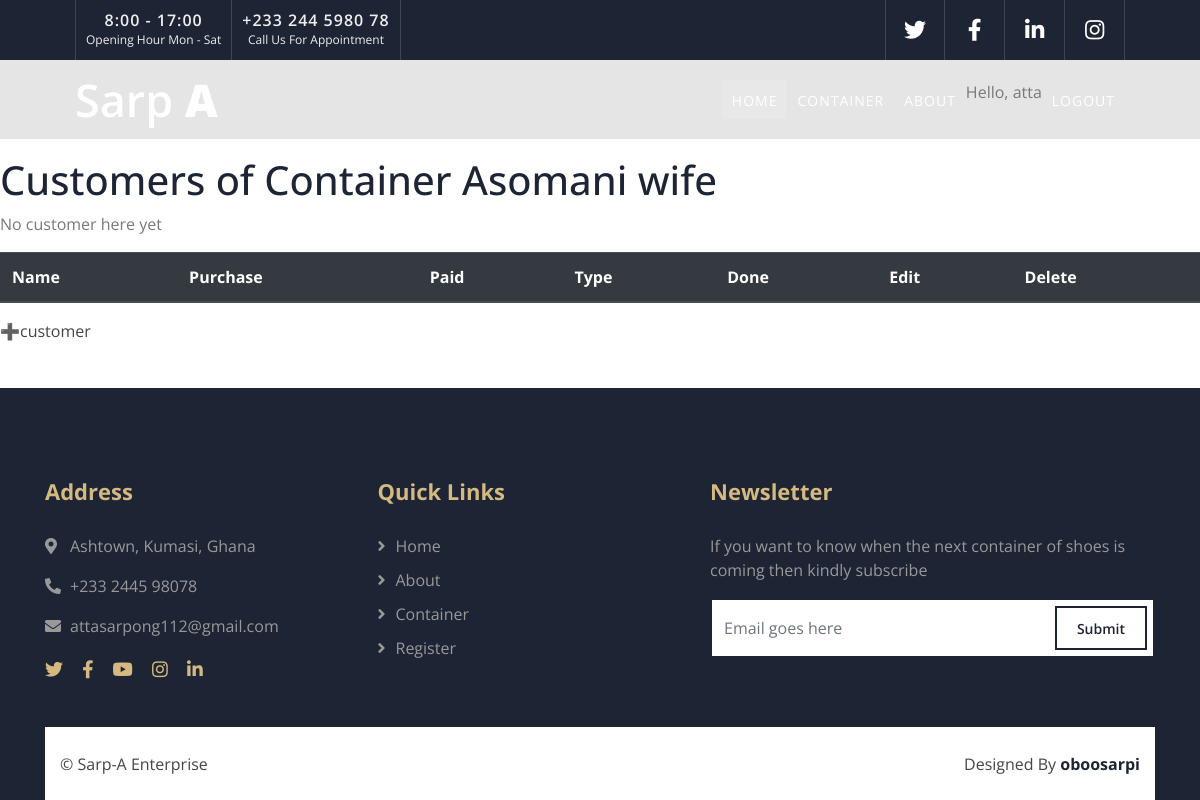
The app's page /container/asomani-wife (signed in), older data.
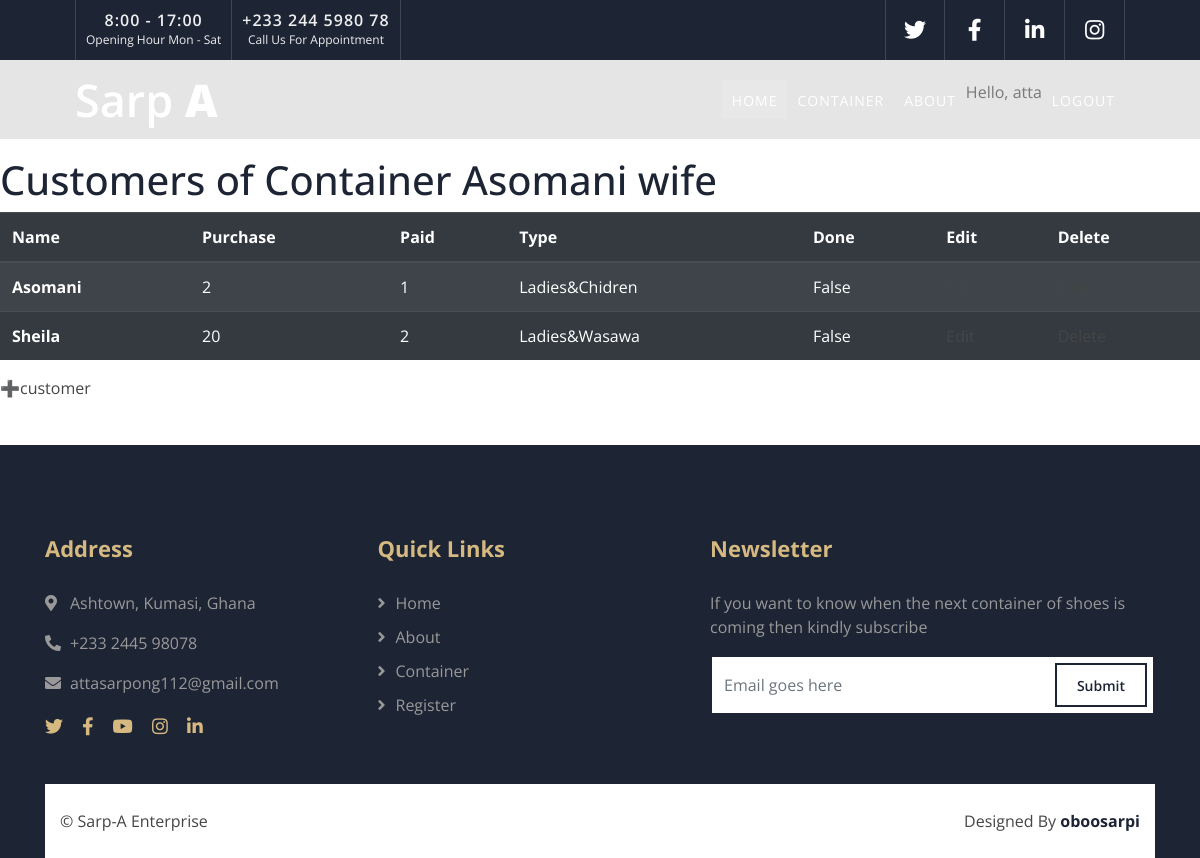
The same page, newer data.
### attas/models.py (models this page shows, shortened)
class Customer(models.Model):
    TYPE = (
        ('Men', 'M'),
        ('Ladies', 'L'),
        ('Children', 'C'),
        ('Youth', 'Y'),
        ('Wasawa', 'W'),
        ('Ladies&Chidren', 'L and C'),
        ('Ladies&Wasawa', 'L and W'),
        ('Ladies&Men', 'L and M'),
        ('Youth&Wasawa', 'Y and W'),
        ('Children&Wasawa', 'C and W'),
        ('Children&Youth', 'C and Y'),
    )
    container = models.ForeignKey(Container, on_delete=models.CASCADE)
    name = models.CharField(max_length=200)
    purchase = models.IntegerField(default=0)
    paid = models.IntegerField(default=0)
    type = models.CharField(choices=TYPE, max_length=30)
    done = models.BooleanField(default=False) #make it choice to save time
    class Meta:
        ordering = ('name',)
        verbose_name_plural = 'customers'

### attas/views.py (the view)
# urls.py: path('container/<slug:container_slug>', views.customer, name='customer'),
@login_required
def customer(request, container_slug):
    container = get_object_or_404(Container, slug=container_slug)
    if container.owner != request.user:
        raise Http404
    customers = container.customer_set.all()
    return render(request, 'customer.html', {'container': container, 'customers': customers})

### templates/customer.html (shortened to what this page needs)
{% extends 'base.html' %}
{% load static %}
{% block content %}
<h1>Customers of Container {{container.name}}</h1>
<table class="table table-dark table-striped">
    <thead>
    <tr>
      <th scope="col">Name</th>
      <th scope="col">Purchase</th>
      <th scope="col">Paid</th>
      <th scope="col">Type</th>
      <th scope="col">Done</th>
      <th scope="col">Edit</th>
      <th scope="col">Delete</th>
    </tr>
  </thead>
  <tbody>
  {% for customer in customers %}
    <tr>
      <th scope="row">{{customer.name }}</th>
      <td>{{customer.purchase }}</td>
      <td>{{customer.paid }}</td>
      <td>{{customer.type }}</td>
      <td>{{customer.done }}</td>
      <td><a href="{% url 'attas:edit_customer' customer.name customer.id%}">Edit</a></td>
      <td><a href="{% url 'attas:delete_customer' customer.name customer.id%}">Delete</a></td>
    </tr>
    {% empty %}
    <p> No customer here yet  </p>
    {% endfor %}
  </tbody>
</table>
<p class="button"><a href="{% url 'attas:add_customer' container.slug %}"> ➕customer </a> </p>
{% endblock content %}

Row changes from the older to the newer data that the page shows:
added Customer: name "Asomani", purchase "2", paid "1", type "Ladies&Chidren", done "False"
added Customer: name "Sheila", purchase "20", paid "2", type "Ladies&Wasawa", done "False"
Text that changed along with them:
text no longer shown: "No customer here yet"
